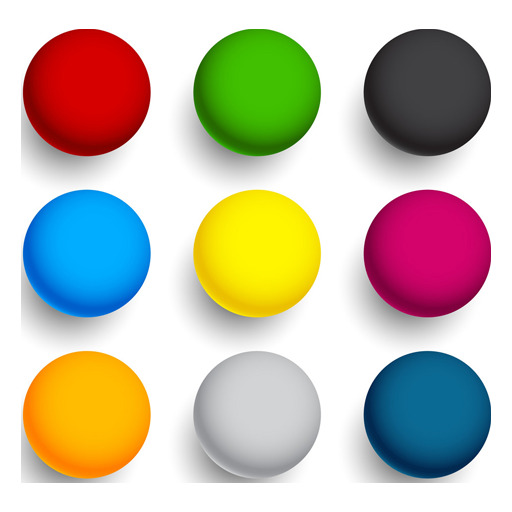
#> input picture resources/colorBalls.png, 512 x 512 px
$ python thresholding.py
#> lines starting #> are read from the running program, lines starting #| are printed output that depends on the picture; after the words box and inside, x2 and y2 are one past the last pixel; in counts of white or black regions, pixels touching at a corner belong together
import cv2
import numpy as np

img = cv2.imread("resources/colorBalls.png",0)
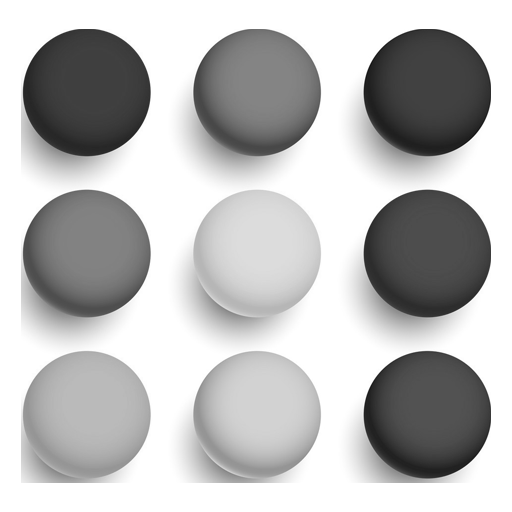
#> img: shape (512, 512); min 16, max 255, mean 188.3


cv2.imshow("Image", img)

_,th1 = cv2.threshold(img,100,255,cv2.THRESH_BINARY)
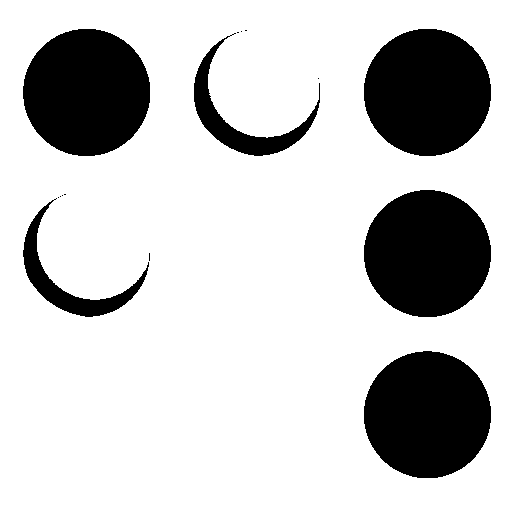
#> th1: shape (512, 512); 78.4% white; 15 black regions (9 under 20 px), largest, box (x1, y1, x2, y2) and area: (23, 29, 150, 156) 12723, (364, 29, 491, 156) 12723, (364, 190, 491, 317) 12708, (364, 351, 491, 478) 12702, (194, 33, 320, 156) 3057, (23, 198, 149, 317) 2778
_,th2 = cv2.threshold(img,100,255,cv2.THRESH_BINARY_INV)
_,th3 = cv2.threshold(img,100,255,cv2.THRESH_TOZERO)
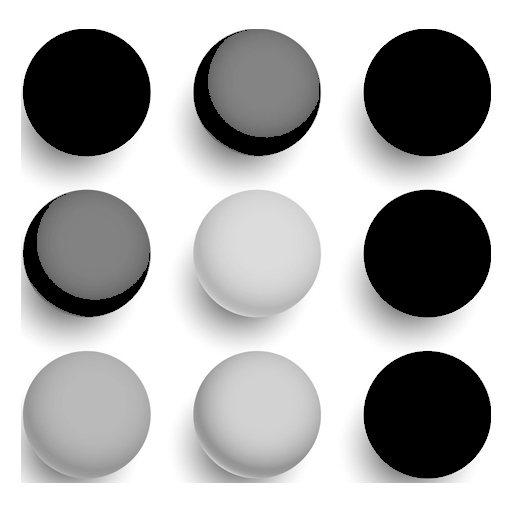
#> th3: shape (512, 512); min 0, max 255, mean 174.5

cv2.imshow("Image 2",th1)
cv2.imshow("Image 3",th2)
cv2.imshow("Image 4",th3)
cv2.waitKey()
cv2.destroyAllWindows()

$ run again, with resources/color_balls.jpg saved as resources/colorBalls.png
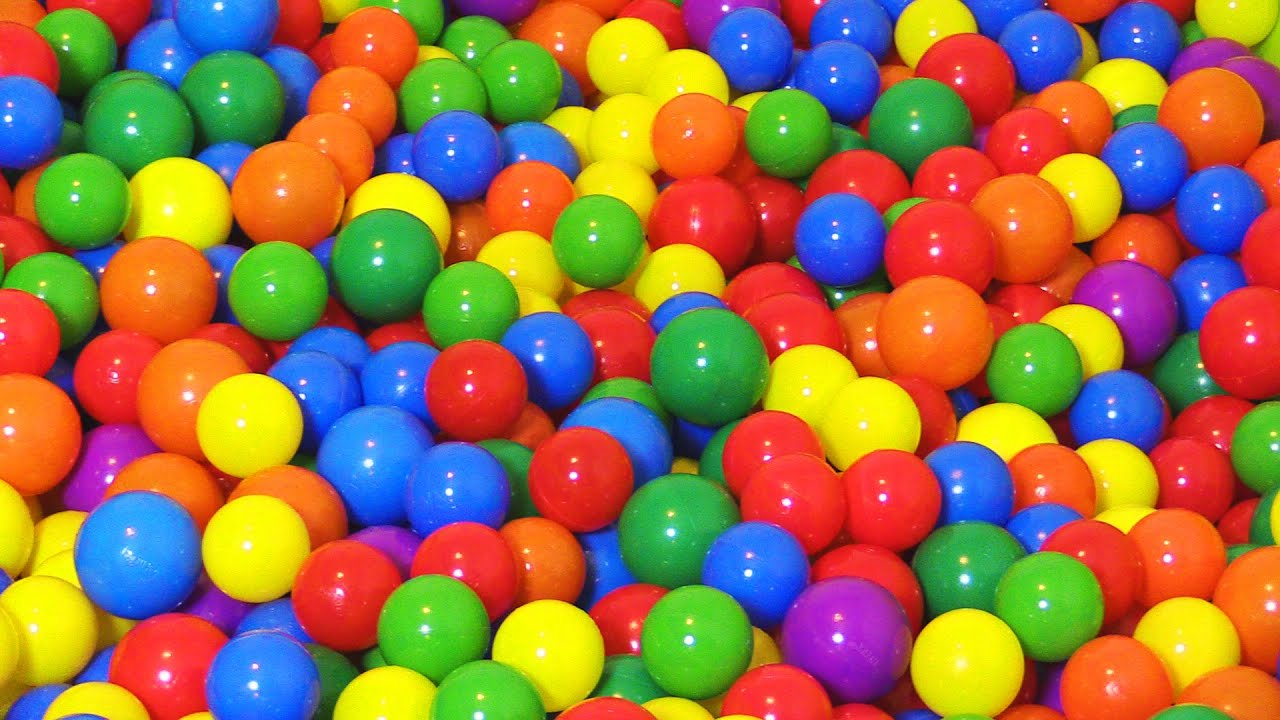
#> input picture resources/color_balls.jpg, 1280 x 720 px
#> `_,th1 = cv2.threshold(img,100,255,cv2.THRESH_BINARY)`:
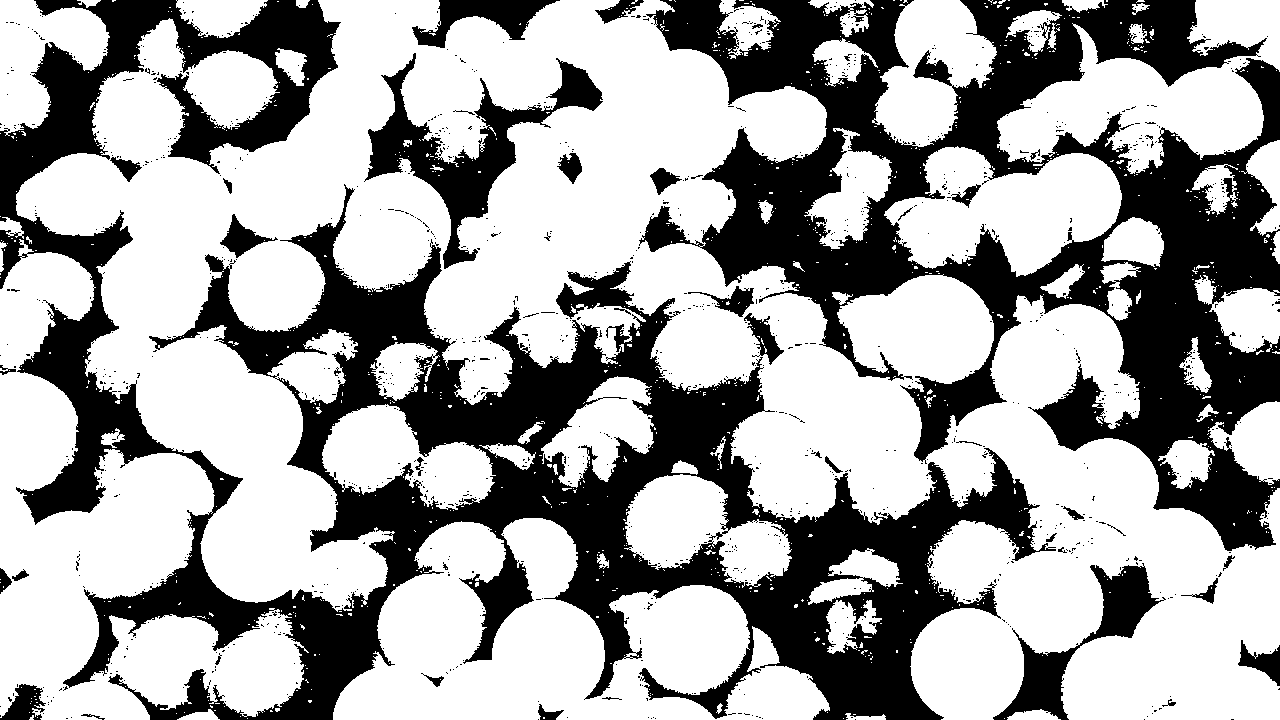
#> th1: shape (720, 1280); 64.5% white; 1158 black regions (1114 under 20 px), largest, box (x1, y1, x2, y2) and area: (0, 0, 1056, 720) 174406, (639, 0, 1280, 551) 121690, (364, 53, 603, 269) 11603
#> `_,th3 = cv2.threshold(img,100,255,cv2.THRESH_TOZERO)`:
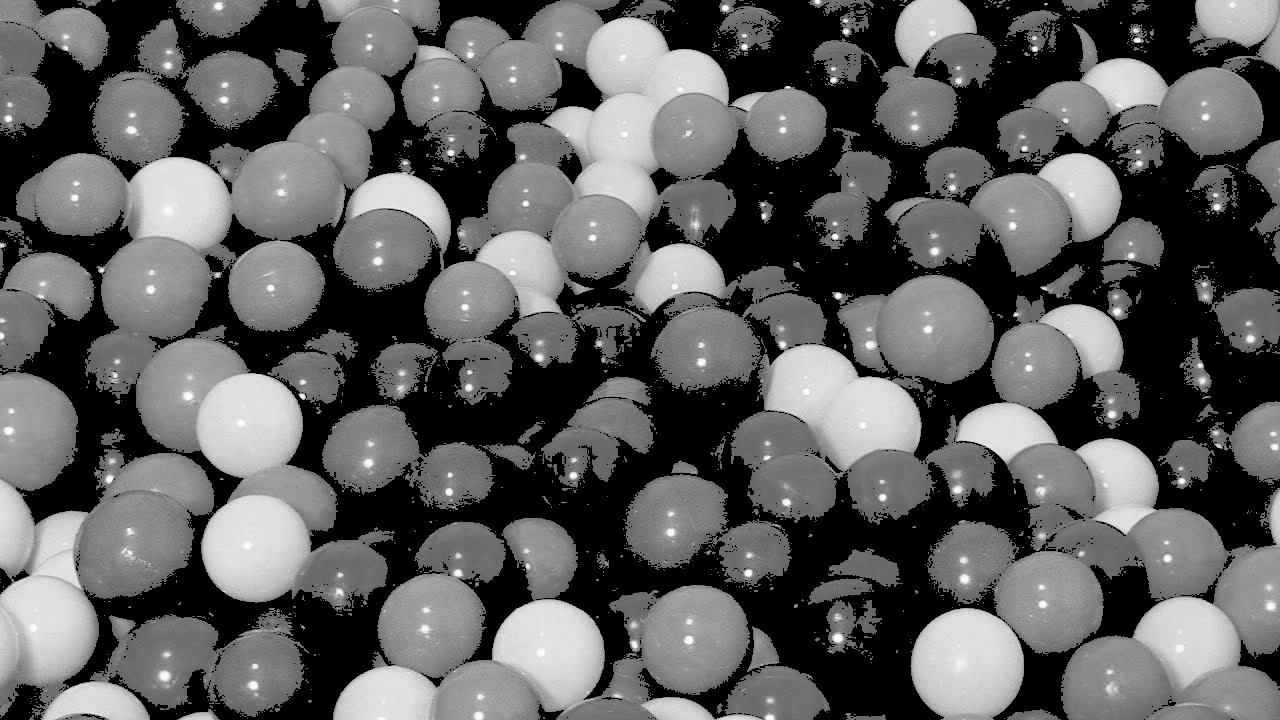
#> th3: shape (720, 1280); min 0, max 255, mean 94
